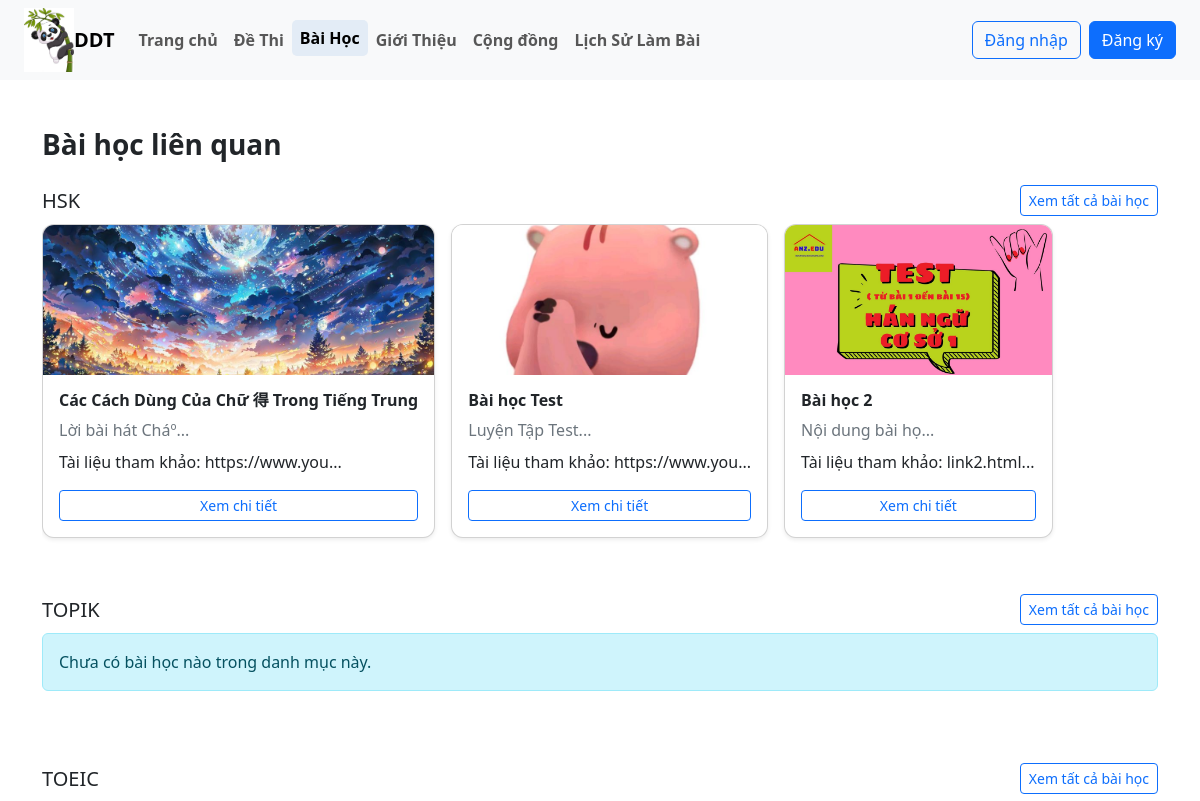
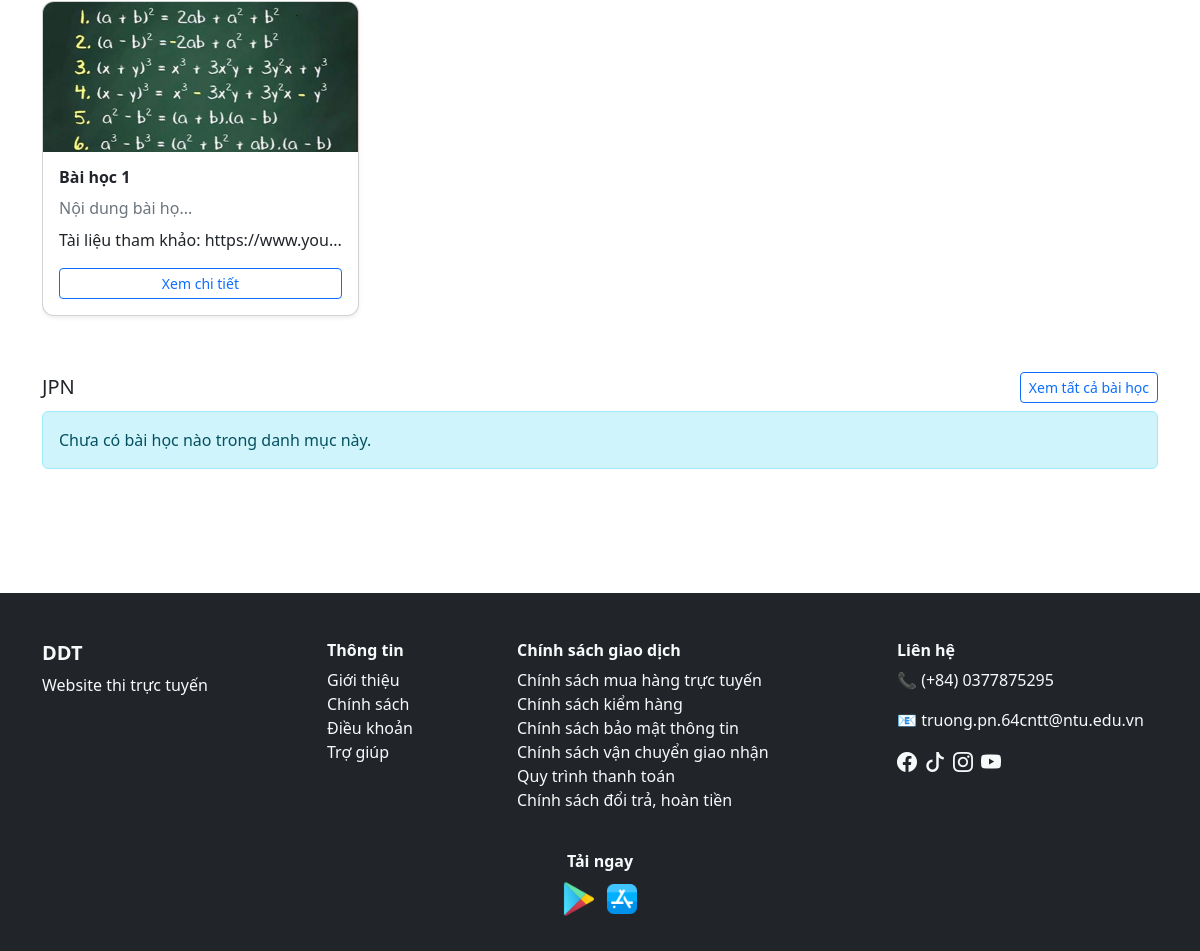
Screenshot of /user/bai_hoc.php with the database file from the repository (2 pictures, top to bottom).
### tables this page shows
CREATE TABLE `danh_muc_de_thi` (
  `id` int(11) NOT NULL,
  `ten_danh_muc` varchar(100) NOT NULL,
  `mo_ta` text DEFAULT NULL
);

CREATE TABLE `bai_hoc` (
  `id` varchar(10) NOT NULL,
  `tieu_de` varchar(255) NOT NULL,
  `noi_dung` text DEFAULT NULL,
  `anh_bai_hoc` varchar(255) DEFAULT NULL,
  `link_bai_hoc` varchar(255) DEFAULT NULL,
  `ngay_tao` datetime DEFAULT current_timestamp(),
  `id_danh_muc` int(11) DEFAULT NULL
);

### user/bai_hoc.php (the view)
<?php
include("./header.php");
?>
<div class="container my-5">
    <h3 class="mb-4 fw-bold">Bài học liên quan</h3>
    <?php
    $sql_dm = "SELECT * FROM danh_muc_de_thi";
    $result_dm = mysqli_query($dbc, $sql_dm);
    ?>
    <?php while ($dm = mysqli_fetch_assoc($result_dm)): ?>
    <?php
        $id_dm = $dm['id'];
        $sql_bh = "SELECT * FROM bai_hoc WHERE id_danh_muc = '$id_dm' ORDER BY ngay_tao DESC";
        $result_bh = mysqli_query($dbc, $sql_bh);
        ?>
    <div class="mb-5">
        <div class="d-flex justify-content-between align-items-center mb-2">
            <h5 class="m-0"><?= $dm['ten_danh_muc'] ?></h5>
            <a href="tat_ca_bai_hoc.php?id_dm=<?= $dm['id'] ?>" class="btn btn-outline-primary btn-sm">
                Xem tất cả bài học
            </a>
        </div>
        <div class="d-flex flex-row overflow-auto gap-3 pb-2">
            <?php if (mysqli_num_rows($result_bh) > 0): ?>
            <?php while ($bh = mysqli_fetch_assoc($result_bh)): ?>
            <div class="card shadow-sm" style="min-width: 260px;">
                <?php if (!empty($bh['anh_bai_hoc'])): ?>
                <img src="./image_baihoc/<?= $bh['anh_bai_hoc'] ?>" class="card-img-top"
                    style="height: 150px; object-fit: cover;">
                <?php endif; ?>
                <div class="card-body">
                    <h6 class="card-title fw-bold"><?= $bh['tieu_de'] ?></h6>
                    <p class="text-secondary  mb-2">
                        <?= substr($bh['noi_dung'], 0, 20) ?>...
                    </p>
                    <?php if (!empty($bh['link_bai_hoc'])): ?>
                    <p>
                        Tài liệu tham khảo: <?= substr($bh['link_bai_hoc'], 0, 15) ?>...
                    </p>
                    <?php endif; ?>
                    <a href="chi_tiet_bai_hoc.php?id_bh=<?= $bh['id'] ?>" class="btn btn-outline-primary btn-sm w-100">
                        Xem chi tiết
                    </a>
                </div>
            </div>
            <?php endwhile; ?>
            <?php else: ?>
            <div class="alert alert-info w-100">
                Chưa có bài học nào trong danh mục này.
            </div>
            <?php endif; ?>
        </div>
    </div>
    <?php endwhile; ?>
</div>
<?php
include("./footer.php");
?>

### user/CSS/style_user.css (style rules this page uses)
.card { border-radius: 12px; overflow: hidden; }

### rows the page displays
danh_muc_de_thi: ten_danh_muc "HSK"
bai_hoc: anh_bai_hoc (picture), tieu_de "Các Cách Dùng Của Chữ 得 Trong Tiếng Trung", noi_dung "Lời bài hát Cháº", link_bai_hoc "https://www.you"
bai_hoc: anh_bai_hoc (picture), tieu_de "Bài học Test", noi_dung "Luyện Tập Test", link_bai_hoc "https://www.you"
bai_hoc: anh_bai_hoc (picture), tieu_de "Bài học 2", noi_dung "Nội dung bài họ", link_bai_hoc "link2.html"
danh_muc_de_thi: ten_danh_muc "TOPIK", shows "Chưa có bài học nào trong danh mục này."
danh_muc_de_thi: ten_danh_muc "TOEIC"
bai_hoc: anh_bai_hoc (picture), tieu_de "Bài học 1", noi_dung "Nội dung bài họ", link_bai_hoc "https://www.you"
danh_muc_de_thi: ten_danh_muc "JPN", shows "Chưa có bài học nào trong danh mục này."
